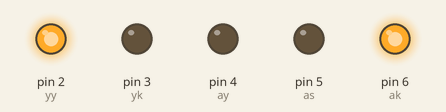
This sketch was run on a simulated Arduino Uno, built with avr-gcc and run on an emulated ATmega328P. Parts: output pins drawn as LEDs (lit = HIGH).

Above: at 1.5 s.
At 7.0 s:
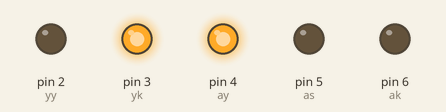
At 10.5 s:
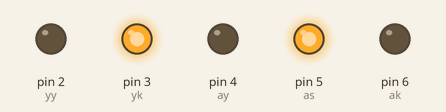
Timing chart, 0 to 14.3 s (numbered marks = the images above):
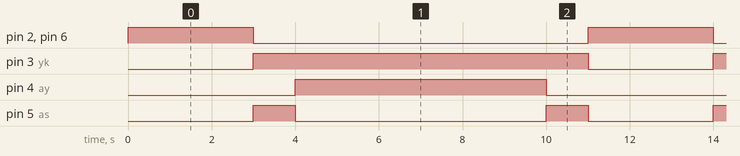

The sketch:

trafiklambasi.ino
```cpp
// C++ code
//
int ak=6;
int as=5;
int ay=4;
int yk=3;
int yy=2;
void setup()//bir sefer çalışır.
{
  pinMode(2, OUTPUT);//çıkış yapıldı.
  pinMode(3, OUTPUT);//çıkış yapıldı.
  pinMode(4, OUTPUT);//çıkış yapıldı.
  pinMode(5, OUTPUT);//çıkış yapıldı.
  pinMode(6, OUTPUT);//çıkış yapıldı.
}

void loop()
{
  //ARAÇ KIRMIZI IŞIĞI YANDI BAŞLADI
  digitalWrite(ak, HIGH);
  digitalWrite(as, LOW);
  digitalWrite(ay, LOW);
  digitalWrite(yy, 1);
  digitalWrite(yk, 0);
  delay(3000); // Wait for 1000 millisecond(s)
  //ARAÇ KIRMIZI IŞIĞI YANDI BİTTİ.

  //ARAÇ SARI IŞIĞI YANDI BAŞLADI
  digitalWrite(ak, 0);
  digitalWrite(as, 1);
  digitalWrite(ay, 0);
  digitalWrite(yy, 0);
  digitalWrite(yk, 1);
  delay(1000); // Wait for 1000 millisecond(s)
  //ARAÇ SARI IŞIĞI YANDI BİTTİ.

  //ARAÇ YEŞİL IŞIĞI YANDI BAŞLADI
  digitalWrite(ak, 0);
  digitalWrite(as, 0);
  digitalWrite(ay, 1);
  digitalWrite(yy, 0);
  digitalWrite(yk, 1);
  delay(6000); // Wait for 1000 millisecond(s)
  //ARAÇ YEŞİL IŞIĞI YANDI BİTTİ.

  //ARAÇ SARI IŞIĞI YANDI BAŞLADI
  digitalWrite(ak, 0);
  digitalWrite(as, 1);
  digitalWrite(ay, 0);
  digitalWrite(yy, 0);
  digitalWrite(yk, 1);
  delay(1000);
  //ARAÇ SARI IŞIĞI YANDI BİTTİ.
}
```

Measured:
- by itself, pin 2 (yy), pin 6 (ak): alternates HIGH for 3.0 s and LOW for 8.0 s
- by itself, pin 3 (yk): alternates HIGH for 8.0 s and LOW for 3.0 s
- by itself, pin 4 (ay): alternates HIGH for 6.0 s and LOW for 5.0 s
- by itself, pin 5 (as): repeats every 11.0 s: LOW 6.0 s, HIGH 1.0 s, LOW 3.0 s, HIGH 1.0 s
